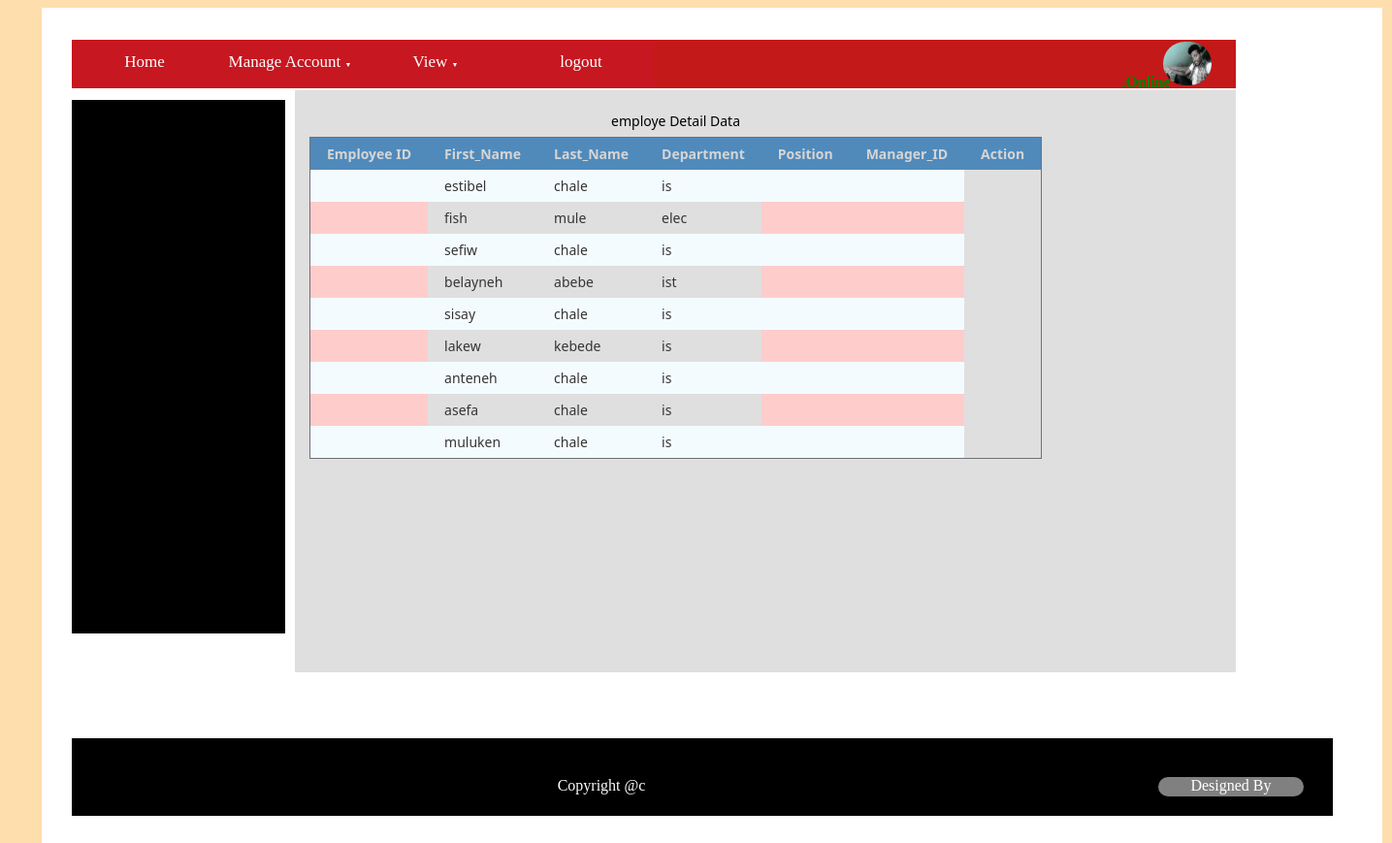
The page /Admin/viewstudentdata.php (signed in) on the database its author committed.
### tables this page shows
CREATE TABLE IF NOT EXISTS `student` (
  `sid` varchar(20) NOT NULL DEFAULT '',
  `fname` varchar(20) DEFAULT NULL,
  `lname` varchar(20) DEFAULT NULL,
  `gender` varchar(20) DEFAULT NULL,
  `age` int(11) DEFAULT NULL,
  `collage` varchar(20) DEFAULT NULL,
  `department` varchar(20) DEFAULT NULL,
  `year` varchar(20) DEFAULT NULL,
  `cgpa` varchar(20) DEFAULT NULL,
  `program` varchar(100) NOT NULL,
  PRIMARY KEY (`sid`)
);

### Admin/viewstudentdata.php (the view, shortened to what this page needs)
<meta charset="utf-8"><?php
if(isset($_SESSION['username'])&&isset($_SESSION['password']))
	{
?>
<html>
<link  href="../css/allcss.css" rel="stylesheet" type="text/css"/>
<head>
</head>
<body style="background-color: #FFDEAD">
<div id="container">
		<div id="menu">
		<?php
		include("../admin/adminmenu.php");
		?>
	</div>
				<div id="leftside">
				</div>
				<div id="content">
		<?php
$result=mysql_query("select * from student");
if(mysql_num_rows($result)>0)
{
	?>
	<table class="data-table" style="margin-left: 15px;margin-right: 15px;margin-top: 15px;">
		<caption class="title">employe Detail Data</caption>
		<thead style="height: 20px;">
			<tr>
				<th>Employee ID</th>
				<th>First_Name</th>
				<th>Last_Name</th>
				<th>Department</th>
				<th>Position</th>
                <th>Manager_ID</th>
				<th>Action</th>
			</tr>
		</thead>
		<?php
		while($row=mysql_fetch_array($result))
				{
			echo '<tr>
					<td>'.$row['emp_id'].'</td>
					<td>'.$row['fname'].'</td>
					<td>'.$row['lname'].'</td>
					<td>'.$row['department'].'</td>
					<td>'.$row['position'].'</td>
					<td>'.$row['Manager_id'].'</td>
				</tr>';
		}?>
	</table>
	<?php
	}
	else
	print "<font color=red><b>No New EMPLOYEE Data is found</b></font>";
	?>
		    </div>
		<div id="footer">
			<?php
			include("../footer.php");
			?>
	</div>
	<?php
	}
	else
	{
		header("location:../index.php");
	}
	?>
	</div>
</body>
</html>

### css/allcss.css (style rules this page uses)
body { background-size: cover; background-color: #fff; }
#container { padding-bottom: 30px; padding-top: 30px; padding-left: 30px; margin-left: 35px; height: auto; width: 1350px; background-color: #fff; border:1px Solid #ffffff; display:block; margin-bottom: -10px; }
#leftside { background-color: #000000; width: 220px; height: 550px; float: left; margin-top: 10px; }
#content { background-color: #443f3f; width: 970px; height: 600px; margin-left: 230px; margin-top: 7px; overflow-x: hidden; overflow-y: hidden; }
#footer { margin-top: 68px; width: 1300px; height: 80px; background-color:black; }
#menu { margin-top: 1px; height: 50px; width: 1200px; text-align: center; margin: 2px auto; BACKGROUND-COLOR:#c41919 ; float: left; line-height: 45px; }

### Admin/viewstudentdata.php (style rules this page uses)
#content { background-color: #dfdfdf; width: 970px; height: 600px; margin-left: 230px; margin-top: 7px; overflow-x: scroll; overflow-y: scroll; }
table { border: 1px solid #717076; margin: auto; font-family: "Lucida Sans Unicode", "Lucida Grande", "Segoe Ui"; font-size: 12px; }
table td { transition: all .5s; }
.data-table { border-collapse: collapse; font-size: 14px; min-width: 537px; }
.data-table th, .data-table td { border: 1px solid #e1edff; padding: 7px 17px; }
.data-table caption { margin: 7px; }
.data-table thead th { background-color: #508abb; color: #d5d5d5; border-color: #6ea1cc !important; text-transform: capitalize; border: none; }
.data-table tbody td { color: #353535; width: auto; border: none; }
.data-table tbody td:first-child, .data-table tbody td:nth-child(4), .data-table tbody td:last-child { text-align: left; border: none; }
.data-table tbody tr:nth-child(odd) td { background-color: #f4fbff; border: none; }
.data-table tbody td:empty { background-color: #ffcccc; }

### rows shown on the page
student: fname "estibel", lname "chale", department "is"
student: fname "fish", lname "mule", department "elec"
student: fname "sefiw", lname "chale", department "is"
student: fname "belayneh", lname "abebe", department "ist"
student: fname "sisay", lname "chale", department "is"
student: fname "lakew", lname "kebede", department "is"
student: fname "anteneh", lname "chale", department "is"
student: fname "asefa", lname "chale", department "is"
student: fname "muluken", lname "chale", department "is"
